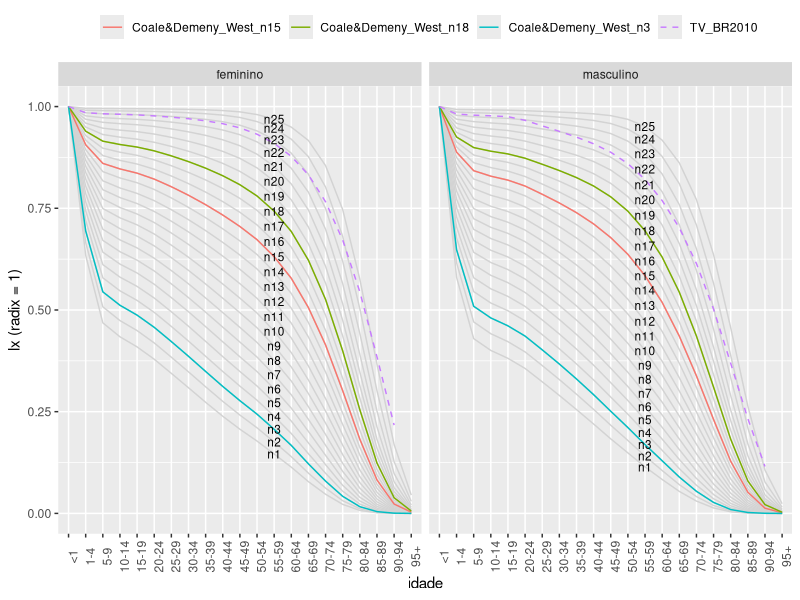

Source code (R):

library(tibble)   # tribble
library(dplyr)    # mutate, transmute, ...
library(tidyr)    # pivot_longer, pivot_wider
library(ggplot2)  # ggplot, geom_line, facet_wrap, ...


## Coale & Demeny West Female Table
lx_west_female <- tribble(
    ~idade, ~n1, ~n2, ~n3, ~n4, ~n5, ~n6, ~n7, ~n8, ~n9, ~n10, ~n11, ~n12, ~n13, ~n14, ~n15, ~n16, ~n17, ~n18, ~n19, ~n20, ~n21, ~n22, ~n23, ~n24, ~n25,
    "0",1,1,1,1,1,1,1,1,1,1,1,1,1,1,1,1,1,1,1,1,1,1,1,1,1,
    "1",0.63444576156,0.66600679776,0.69443807444,0.72026293424,0.74388301408,0.76561315612,0.78570859648,0.80437156132,0.82177757072,0.8380620052,0.8533516382,0.86774307816,0.88120656228,0.893955513242331,0.906058303286453,0.917687051330823,0.928831391467264,0.939480775554604,0.949637305866833,0.959306371080035,0.968828720349441,0.977176716757063,0.984699447041673,0.990942506559241,0.995544922983919,
    "5",0.468360949406297,0.507761947219212,0.544562330219908,0.579062402438027,0.611511703633229,0.642119509240694,0.671068626393251,0.698508256218783,0.724580750831115,0.749393506870836,0.773060282711157,0.795663963517496,0.817475640696605,0.840117139846358,0.860356510155994,0.87953167740773,0.897706326068912,0.91494383554056,0.931322525386227,0.94691550949291,0.961260847454524,0.972590233732232,0.982295013245734,0.989915266002132,0.99522123327378,
    "10",0.434086134078148,0.473962652070875,0.511558519121757,0.54710203554957,0.580787765418741,0.61278233819249,0.643235333795346,0.672269234039261,0.700005784353532,0.726534797048125,0.751957065342626,0.776343749849522,0.799932640276806,0.824559553264191,0.846723366919306,0.867773193525725,0.887768055256039,0.906769502940974,0.924858042426656,0.942110442041313,0.957973845724345,0.97042089133412,0.981028559177848,0.989293197017307,0.994984763660996,
    "15",0.409245662187984,0.449294949615965,0.487320791157807,0.523498755572251,0.557982333716348,0.590905692278219,0.622392639995791,0.652544612426717,0.68146677628026,0.709234663800244,0.735938233765364,0.761638824760697,0.786561232863871,0.812771851844969,0.836334062697354,0.858765221923826,0.880118307845757,0.900450859993073,0.919842444556781,0.938370188549651,0.955340740855171,0.968657905764612,0.979980764141136,0.988766624555165,0.994778407143956,
    "20",0.378961474706503,0.418994567800666,0.45733583991673,0.494097841058544,0.529384207474199,0.563289131265679,0.595904223066087,0.627304323956827,0.657573302220601,0.68676823565288,0.714964768015698,0.742211253951551,0.768699124662184,0.796313343245938,0.821683871062759,0.845913346780291,0.8690429279277,0.891121233711108,0.912223427445547,0.932424612990159,0.951111776947723,0.965787477701379,0.978226260782616,0.987852277532744,0.994402183589486,
    "25",0.344135923214708,0.383861815067095,0.422303484230657,0.45950293441709,0.495506882548276,0.530363055489393,0.564124976166006,0.596835583055085,0.628552716915639,0.659310715046272,0.689167174425977,0.718154031191198,0.746422158974467,0.775384087658935,0.802908877369353,0.829302608956631,0.854588298734276,0.878799903152896,0.902003641343222,0.924269014902087,0.945081250194616,0.961767921456091,0.975723347597056,0.986516675081742,0.993835102562505,
    "30",0.308820314586812,0.347897377461508,0.386134604999317,0.423505627530952,0.460000587831435,0.495619978077574,0.530377766560929,0.564283184549991,0.597365987022796,0.629635700703595,0.66112975718595,0.691861641271477,0.721938270203203,0.752251057949137,0.781972672641169,0.810613636082994,0.838173593081518,0.864666142653801,0.890142935697933,0.914662568308811,0.937815347883545,0.956801020182839,0.97255252875734,0.984770066450748,0.993061604946507,
    "35",0.273118349204317,0.311166729375326,0.348855290359527,0.386093581586091,0.422817074158091,0.458979378861638,0.494554225331794,0.529515867398928,0.563864243272714,0.597582190585357,0.630684924785201,0.66316543838926,0.695083075991721,0.726928974936353,0.758829259793238,0.789753865218342,0.819674599821252,0.848579021108488,0.876497898935813,0.903472407278667,0.929204633445044,0.950626344813428,0.968488398045549,0.982442317167479,0.99197595252982,
    "40",0.23873768430172,0.275347771662087,0.312082571051808,0.348798107684709,0.385382257716483,0.421746374447363,0.457826764287047,0.49356435176013,0.528929865259798,0.56387959094507,0.598406023967439,0.63248100188285,0.666115303316848,0.699487863185733,0.733364151229663,0.766437207932855,0.79864874183004,0.829955621461084,0.86036120785074,0.889881611788212,0.91833300075333,0.942416130651165,0.962808272651399,0.978973349187383,0.990213327591018,
    "45",0.206898367553849,0.241681144211586,0.277043814429416,0.312803942379229,0.348813021179811,0.384948485557851,0.421115308847987,0.457225639265493,0.493224080561606,0.529042744648061,0.564652736746148,0.600005771455395,0.635066022632021,0.669754656730418,0.705214521367833,0.740109806823563,0.774354813984145,0.807875238090143,0.840643416678674,0.872644482076531,0.903749180156887,0.930790130854913,0.954217795537249,0.973261666725348,0.98696205641873,
    "50",0.177770996510456,0.210341507315842,0.243890700586796,0.278214514338105,0.313141384071544,0.348525394193647,0.384248467414194,0.420200656888251,0.456305456287318,0.492475049478626,0.528662070882458,0.564800699421814,0.600812958091367,0.636330976354249,0.672821353605008,0.709037261107005,0.744873399198402,0.780229171365405,0.815047220056304,0.849280052368999,0.882900402167471,0.913176840689445,0.940213777224647,0.963026109572747,0.980350199393539,
    "55",0.145975043824641,0.175597794065015,0.206611289809793,0.238803174432789,0.271988652084164,0.306005575797136,0.340717723594908,0.375996478364183,0.411746114894773,0.447860115537642,0.484272763094892,0.520900539482847,0.557620202526002,0.593763261008133,0.631023399750598,0.668381481798174,0.705717734130169,0.742907629778405,0.779863492504806,0.816501818314151,0.852841185264296,0.887031460062942,0.918658114070802,0.94652757919741,0.969027383852893,
    "60",0.113587240847696,0.139474691526992,0.167115462050598,0.196310673042483,0.226880013498381,0.258659445759381,0.291505971983532,0.325281570858169,0.359878208864438,0.395176520523367,0.431096343848949,0.467539863537481,0.504341343470107,0.540460437680075,0.577881250107058,0.615843086241726,0.654222921982949,0.69288112876393,0.731705118993279,0.770577504149827,0.809678170107436,0.848286064143164,0.885439140209521,0.919810322913534,0.949465461722011,
    "65",0.0779668950959475,0.0988258749827405,0.12174584968427,0.146573318108746,0.173158970655644,0.201358729337912,0.231040406471372,0.262071083022774,0.294341380780409,0.327728393380067,0.362143844319699,0.397481052730832,0.433533956255605,0.46887908988147,0.505673856516076,0.543573356564644,0.582467935616266,0.622216300648943,0.662689813103978,0.703741451001962,0.74563032966533,0.789501509490886,0.833660413827783,0.876755062950665,0.916581243789729,
    "70",0.0470506405024493,0.0621432517146755,0.0793354728864652,0.0985541082048905,0.119714608848269,0.142724633079919,0.167491837732357,0.193915303120532,0.221907635876793,0.251364471883368,0.28220749423423,0.31433858329484,0.347537675221419,0.379938063336694,0.414035279775541,0.449774188635426,0.487089531811575,0.525871178337013,0.566004929397969,0.607342239915421,0.65036872074313,0.698515749989326,0.749394690938427,0.802133932227154,0.854766800392218,
    "75",0.0221684053920912,0.0311600485903683,0.0419434151900285,0.0545444216618808,0.0689669394783251,0.085196697075546,0.103208321838719,0.122960553756289,0.144413915925688,0.167508843647385,0.192199878367497,0.218420674225088,0.245975858796118,0.272783223743456,0.301388590232902,0.332015306618591,0.364673812087322,0.399323627648676,0.435905508980451,0.474312267363316,0.51523427307362,0.564633277869275,0.619660840950161,0.680618097187722,0.746673474236998,
    "80",0.00732598920807079,0.0113047397594389,0.016438314755029,0.0228196054992297,0.0305220105617721,0.0396008683283948,0.050097271003426,0.0620354335935317,0.0754335803696726,0.0902909642659026,0.106609880769587,0.12437368250882,0.143456202172261,0.162104880208973,0.182247286163336,0.204352879720415,0.228511978988516,0.254772938616741,0.283161455778392,0.313654599795329,0.347020258280922,0.390614533517729,0.442011019525173,0.503149650087724,0.575435365019613,
    "85",0.00162413505038006,0.00275829925064598,0.00435877066841908,0.00650982345628856,0.00929140295188504,0.0127776645122825,0.0170368961120424,0.0221292507905158,0.0281104206175014,0.0350253131178657,0.0429175418473304,0.0518188870376692,0.0616938183986113,0.071484665225327,0.0822723261812461,0.0944940839261368,0.108285301543103,0.123762286434681,0.141029461271215,0.160159820500975,0.181831875372298,0.212616671316956,0.251426061315928,0.301515201578838,0.366799330071358,
    "90",0.000172882557401547,0.000333276067243316,0.000588389716506946,0.000969353142553717,0.0015103869730245,0.00224800809512885,0.00322045564317527,0.0044665959231094,0.00602623996365393,0.00793800470162446,0.0102413463953965,0.012973195163718,0.0161469124627983,0.0193811485709826,0.0230552307501405,0.0273949809765546,0.0325028710227069,0.0384829894463554,0.0454424560341903,0.0534819049278467,0.0630135347656203,0.077843429493963,0.098131129138154,0.127004157492453,0.169262465207974,
    "95",0.00000618126399727685,0.0000140502352039618,0.0000286837177554284,0.0000537898376991005,0.0000941706509476873,0.000155780731401453,0.000245767234235537,0.000372425566885522,0.00054525928942431,0.000774753066329158,0.00107258638597441,0.00145118906573501,0.00192015825558574,0.00241987706002726,0.00301343821412668,0.00375364318455215,0.00467428852118326,0.00581396068844411,0.00721667148136136,0.00893016716564189,0.0110863612413817,0.0148024489177717,0.0204368437440494,0.0294998055279815,0.0448479166843185
)

## Coale & Demeny West Male Table
lx_west_male <- tribble(
    ~idade, ~n1, ~n2, ~n3, ~n4, ~n5, ~n6, ~n7, ~n8, ~n9, ~n10, ~n11, ~n12, ~n13, ~n14, ~n15, ~n16, ~n17, ~n18, ~n19, ~n20, ~n21, ~n22, ~n23, ~n24, ~n25,
    "0",1,1,1,1,1,1,1,1,1,1,1,1,1,1,1,1,1,1,1,1,1,1,1,1,1,
    "1",0.58049766038,0.6161452092,0.64826294576,0.67743500634,0.70411607322,0.72865975498,0.75135921514,0.77243970366,0.79209799062,0.81049728764,0.82776256762,0.8440215917,0.859845453367668,0.874883458468235,0.888055778716697,0.900852983627191,0.913237547670869,0.925186968263735,0.936671333005335,0.947683268619837,0.958680750416065,0.9690200418034,0.97839381250045,0.986529910721376,0.992893667171821,
    "5",0.429571292685077,0.470624990071738,0.509067670734534,0.545179123594612,0.579202655761036,0.61134057985521,0.641780120879294,0.670665248839711,0.698136688628905,0.72431658482177,0.749294308986372,0.773180446408687,0.79846268529548,0.821966448627214,0.842369586581117,0.862051884557836,0.881000444579342,0.899228502813804,0.916737187792765,0.93355742637061,0.949387020594024,0.963033176734909,0.975001916632832,0.984926638952758,0.992314914734876,
    "10",0.400538273474059,0.44161734995643,0.480419409366141,0.517153049282893,0.552006775756775,0.585139969780263,0.616706368065491,0.646822618872768,0.675608007007558,0.703167360442375,0.729574923986421,0.754930582233556,0.781926651218862,0.807029453186083,0.828905999059428,0.850083014737147,0.870536735676534,0.890272004685602,0.909281253582517,0.927590105634545,0.944824528036515,0.959710383233357,0.972802502628941,0.983653991905198,0.991711747170695,
    "15",0.381119930695723,0.422077669781735,0.460995969898029,0.49803671337573,0.533351773546335,0.567071365204334,0.59932607593191,0.630213440984409,0.659837479058001,0.688290517606341,0.715635808025789,0.74196521602135,0.770199598361517,0.796328241317667,0.81916929960461,0.841341758605927,0.862813423451031,0.883581954867979,0.903632083058174,0.922983891751058,0.941183430317313,0.956987361249115,0.970938745416583,0.982527870407977,0.991146182784926,
    "20",0.356291587652807,0.396906455340772,0.4357920829474,0.473053116000841,0.508795920285922,0.543114058015967,0.576108634665268,0.607852663334624,0.638430301590797,0.667917454597706,0.696362892846957,0.723847642157769,0.753233104610792,0.780604822825689,0.804641797345199,0.828071826439553,0.850850149998992,0.872962769399412,0.894381576789789,0.915116376665149,0.934712245451122,0.951948630949428,0.96730828721478,0.98018251052991,0.989857277890968,
    "25",0.323386988032438,0.36335264810705,0.402019306812614,0.439417936335889,0.47559531304222,0.510596295780978,0.544482221838719,0.577292668215833,0.60908432343646,0.639910124915603,0.669798448840577,0.698814747089994,0.729694514864653,0.758713697135088,0.784398503511145,0.809566699656655,0.834156138865844,0.858136645662659,0.881462260511741,0.904128460283924,0.92571218597349,0.944961152645446,0.962295201091559,0.976964139357663,0.988104826790113,
    "30",0.289871097593737,0.328919209063225,0.367135960051928,0.404480663490305,0.440940614263513,0.476510981790837,0.51121165340705,0.545046789406796,0.578043419160589,0.610229297619023,0.641610187961581,0.672233875243744,0.7047009328505,0.735488997801149,0.762980318329111,0.790054854208692,0.816632044086531,0.84266483091742,0.86808868117279,0.892884430038556,0.916593718968172,0.937982063216707,0.95738283112269,0.973891293243834,0.986491135076871,
    "35",0.25516465099642,0.292922710195337,0.330361445176884,0.367372155841723,0.403883775987519,0.43984138474979,0.475221975349584,0.509992357911547,0.544147565064482,0.577687702078301,0.61059338564783,0.642892248870261,0.677035526412815,0.709752508114733,0.739190855742855,0.768340012236909,0.797099392776228,0.825403228779513,0.853166066732825,0.880351889685412,0.906372653381546,0.930156088619591,0.951876596274909,0.970452379299924,0.984691111245811,
    "40",0.219613969784273,0.255584376306881,0.291779869509237,0.328032691097482,0.364218603211339,0.400235330090509,0.436017848927025,0.471495510438108,0.506630298902514,0.541393137135844,0.575737703553084,0.609669357488705,0.645471834658983,0.680063466075584,0.711501994449913,0.742828126170152,0.773919547297263,0.80468896331426,0.835025969116088,0.864873236832061,0.893528417179131,0.920146225588005,0.944679687607707,0.965833653606208,0.982186190038691,
    "45",0.183159466220904,0.21669433904766,0.251018627336157,0.285920187731785,0.321231361571296,0.356808892980276,0.392549401396972,0.428346911533906,0.464130938894101,0.499842912275907,0.535408762223699,0.570809985921382,0.60816958806755,0.644541688377723,0.677850560413295,0.711303480293655,0.744757594657304,0.778102592737,0.811198983577237,0.843962056121138,0.875448130527047,0.905510305084794,0.933644650131624,0.958307160908167,0.977760708356498,
    "50",0.148722834858222,0.179178110796341,0.210926225809576,0.24373611575768,0.277416319754254,0.311797863951567,0.346750427653852,0.382141831673347,0.417875662807343,0.453868722596918,0.490023181735641,0.526298749334797,0.56469775386559,0.602150360143969,0.636761264299122,0.671845385522861,0.707248186123106,0.742841635206049,0.77845930604549,0.813987394146804,0.84832694440912,0.882345223331841,0.914959770480875,0.944407731835787,0.968587963005674,
    "55",0.114352855977851,0.140884626233076,0.169151174852423,0.198930210131491,0.230028452685193,0.262268798630735,0.295507451973863,0.32959705892556,0.364423355579641,0.399884669211653,0.435864536731125,0.472303689339182,0.511210979816249,0.54896783954614,0.584238765678483,0.620385322561001,0.657254496710992,0.694710691331774,0.732567777665767,0.770685871718668,0.80777606757692,0.846254937284948,0.884316055812522,0.920070576510739,0.951081648129575,
    "60",0.0833910078477239,0.105356623804179,0.129326461898553,0.155118929429443,0.182567016066973,0.211510173655722,0.24181199195628,0.273328570811397,0.305943122207787,0.339548538842692,0.37402174181284,0.409293025272079,0.447295652795493,0.483981773017671,0.518660293176259,0.554626648579676,0.591749460183057,0.629904171942343,0.668903159153759,0.70859436140952,0.747792340212486,0.790449822689203,0.83423914413253,0.87740042226564,0.917419181979961,
    "65",0.0540445399587125,0.0706562207958936,0.0893591710488994,0.110043547803087,0.132597331470985,0.156902847798622,0.182854051982426,0.210331651753401,0.239234184587963,0.269464652205858,0.300907918238157,0.333494513026633,0.368958066828449,0.403067630212791,0.435773263932977,0.470181397064317,0.506204209300098,0.543749650527108,0.582650908397369,0.622762414180791,0.663117718230272,0.709424572508279,0.75897378025079,0.810441707970049,0.861598861650464,
    "70",0.0302450485065983,0.0413375623988108,0.0543263534696255,0.0691906988802787,0.0858943728309808,0.104385196972204,0.12460999309733,0.146497007093112,0.169981399122108,0.194996339354455,0.221454767426731,0.249303655181849,0.279977971228925,0.309413585394995,0.338102287363646,0.368779881075305,0.401423757338923,0.435999049430036,0.472390802266279,0.510489934495139,0.549713709582074,0.597258534059226,0.650464247201439,0.708899947180792,0.77130579060264,
    "75",0.0133726867705975,0.0194478507225404,0.0269447787049672,0.0359207139888206,0.0464131668141788,0.0584400586220278,0.0720100391492714,0.0871115817597752,0.103730760711036,0.121846347105582,0.141416798708525,0.162420764845814,0.185855829925799,0.208400747849447,0.230800790380465,0.255215444803322,0.281696180010212,0.310280384770286,0.340931723747839,0.373607598575634,0.408146922148746,0.452629658648051,0.504825417236125,0.565678979448192,0.635710733021052,
    "80",0.00389651834603932,0.00627203187831555,0.00944547332445906,0.0135069567984807,0.0185336326738208,0.0245886058940673,0.031725433557097,0.0399821589008003,0.0493905053283778,0.0599736277844476,0.071738267339345,0.0846990747564823,0.0994480593946704,0.113704713030776,0.128211334684739,0.144397982406148,0.162371603783948,0.182230736142426,0.204020665883529,0.227776330368253,0.253653140699957,0.2892388239996,0.333277381602408,0.388093165071281,0.456430336570456,
    "85",0.000773212824231666,0.00137092498112124,0.00224528791551261,0.00345649674584748,0.00506394429271255,0.00712448032502394,0.00969276083429575,0.0128181772537318,0.0165473611455608,0.0209229094818142,0.0259794538092733,0.0317536114838052,0.0385218448864716,0.0451581364872569,0.0521171909263707,0.0601166455255642,0.0692707244726678,0.0796958189489616,0.0914848878191209,0.10472694051097,0.119696582046786,0.141789402346656,0.170922577127521,0.210089879264835,0.26368242068571,
    "90",0.0000723590154315557,0.000145553213773118,0.0002662088332661,0.000451867066748717,0.000722398867834514,0.00109951876319344,0.00160659699460842,0.00226777833360432,0.00310816025836259,0.00415327313381213,0.00542778759247294,0.00695770192205581,0.00883026231938016,0.0107156550277211,0.012772559503725,0.015231198667003,0.0181587751280966,0.0216294700818169,0.0257156796008546,0.0304935705396065,0.0361549312090591,0.0452034028738185,0.0581098441437849,0.0771803770157088,0.106414309087131,
    "95",0.00000225190664918348,0.00000532741631967915,0.0000112410957271001,0.0000216733852024214,0.0000388554719470384,0.0000656097875458697,0.000105394523316254,0.000162278566125876,0.000240980225355301,0.000346841640623338,0.000485693117853551,0.000664077561941559,0.00089610642257287,0.00113992333074812,0.00141999689793955,0.00177226940549012,0.00221414663118222,0.00276645238040612,0.0034523588548578,0.00429844327459112,0.00536285782437546,0.00722875702742187,0.0101680096500026,0.0150620375698094,0.0237291642809883
)

## Tábua de vida masculina do Brasil em 2010
tvbr2010_male <- tribble(
    ~idade, ~populacao, ~obitos, ~mxn, ~x, ~qxn, ~lx, ~dxn, ~Lxn, ~Tx, ~ex,
    "Menos de 1 ano",1378532,25588.2667163595,0.0185619678878398,0,0.01826,100000,1826,98348,7020533,70.21,
    "1 a 4 anos",5638455,4108.84139745182,0.000728717600380215,1,0.00291,98174,286,392012,6922185,70.51,
    "5 a 9 anos",7624144,2569.61227102366,0.000337036167079695,5,0.00168,97889,165,489032,6530174,66.71,
    "10 a 14 anos",8725413,3729.78012260246,0.0004274617284709,10,0.00214,97724,209,488098,6041142,61.82,
    "15 a 19 anos",8558868,15965.1709974369,0.0018653367475041,15,0.00928,97515,905,485314,5553044,56.95,
    "20 a 24 anos",8630229,24378.7493400855,0.0028248090914025,20,0.01403,96610,1355,479663,5067730,52.46,
    "25 a 29 anos",8460995,24047.2189213004,0.00284212659637553,25,0.01411,95255,1344,472915,4588067,48.17,
    "30 a 34 anos",7717658,23575.2546724307,0.00305471616809539,30,0.01516,93911,1423,465996,4115152,43.82,
    "35 a 39 anos",6766664,24179.647446127,0.00357334832143682,35,0.01771,92488,1638,458343,3649155,39.46,
    "40 a 44 anos",6320568,29259.9254379974,0.00462931898493892,40,0.02288,90850,2079,449052,3190812,35.12,
    "45 a 49 anos",5692014,36575.2892105618,0.00642572017752623,45,0.03162,88771,2807,436837,2741761,30.89,
    "50 a 54 anos",4834995,44698.8345359139,0.009244856413691,50,0.04518,85964,3884,420110,2304923,26.81,
    "55 a 59 anos",3902344,50957.5401326354,0.0130581876258565,55,0.06323,82080,5190,397426,1884814,22.96,
    "60 a 64 anos",3041035,55298.8354940522,0.0181842154049697,60,0.08697,76890,6687,367735,1487387,19.34,
    "65 a 69 anos",2224065,59400.3028312914,0.0267079886744728,65,0.12518,70203,8788,329047,1119653,15.95,
    "70 a 74 anos",1667372,67055.8308106221,0.0402164788725144,70,0.18271,61415,11221,279023,790606,12.87,
    "75 a 79 anos",1090517,66656.020859603,0.0611233211949955,75,0.26511,50194,13307,217703,511583,10.19,
    "80 a 84 anos",668623,60517.3834477199,0.0905104721909356,80,0.36905,36887,13613,150403,293880,7.97,
    "85 a 89 anos",310759,41957.8262396213,0.135017252081585,85,0.50472,23274,11747,87003,143477,6.16,
    "90 anos e mais",153740,31380.9199866573,0.204116820519431,90,1,11527,11527,56473,56473,4.9
    )


## Tábua de vida feminina do Brasil em 2010
tvbr2010_female <- tribble(
    ~idade, ~populacao, ~obitos, ~mxn, ~x, ~qxn, ~lx, ~dxn, ~Lxn, ~Tx, ~ex,
    "Menos de 1 ano",1334712,20527.2863359099,0.0153795622845302,0,0.01517,100000,1517,98628,7738217,77.38,
    "1 a 4 anos",5444459,3467.17123487435,0.000636825667136873,1,0.00254,98483,250,393306,7639589,77.57,
    "5 a 9 anos",7345231,1923.65542679923,0.000261891753547196,5,0.00131,98233,129,490842,7246283,73.77,
    "10 a 14 anos",8441348,2444.12197214965,0.000289541667059533,10,0.00145,98104,142,490166,6755441,68.86,
    "15 a 19 anos",8432004,4389.44282621798,0.000520569348190297,15,0.0026,97962,255,489174,6265275,63.96,
    "20 a 24 anos",8614963,5489.0032488777,0.000637147628942539,20,0.00318,97708,311,487761,5776100,59.12,
    "25 a 29 anos",8643419,6856.87407389215,0.000793305759432945,25,0.00396,97397,386,486020,5288339,54.3,
    "30 a 34 anos",8026854,8600.02499146661,0.00107140667956171,30,0.00534,97011,518,483760,4802319,49.5,
    "35 a 39 anos",7121915,10361.8285891158,0.00145492168737141,35,0.00725,96493,699,480716,4318559,44.76,
    "40 a 44 anos",6688796,14424.2520316327,0.00215647958640579,40,0.01072,95794,1027,476399,3837843,40.06,
    "45 a 49 anos",6141338,20408.7777823603,0.00332318100426328,45,0.01648,94766,1562,469927,3361444,35.47,
    "50 a 54 anos",5305407,25911.6663993569,0.00488401104747607,50,0.02413,93205,2249,460401,2891517,31.02,
    "55 a 59 anos",4373877,31287.295322306,0.00715321791680607,55,0.03514,90956,3196,446790,2431116,26.73,
    "60 a 64 anos",3468085,36899.5716470333,0.0106397541141677,60,0.05182,87760,4548,427430,1984327,22.61,
    "65 a 69 anos",2616745,43312.8555243609,0.0165521881285188,65,0.07947,83212,6613,399528,1556896,18.71,
    "70 a 74 anos",2074264,54391.7872669226,0.0262222105127036,70,0.12304,76599,9425,359433,1157368,15.11,
    "75 a 79 anos",1472930,61601.3885018449,0.041822346277043,75,0.18932,67174,12717,304077,797935,11.88,
    "80 a 84 anos",998349,68628.9907929398,0.0687424846350723,80,0.29331,54457,15972,232353,493858,9.07,
    "85 a 89 anos",508724,56774.5452130446,0.111601861152697,85,0.43628,38484,16790,150446,261506,6.8,
    "90 anos e mais",295389,57700.8267792555,0.195338441103953,90,1,21694,21694,111060,111060,5.12
)


## escolha de três níveis de mortalidade aleatoriamente
set.seed(009681)
ns <- paste0( 'n', sort(sample(x = 1:25, size = 3)) ) 

dat <- bind_rows(
    ## Níveis de Mortalidade Coale & Demeny Padrão Oeste
    bind_rows(
        lx_west_female %>% mutate( sexo = 'feminino' ),
        lx_west_male %>% mutate( sexo = 'masculino' )
    ) %>%
    mutate( idade = as.numeric(idade) ) %>%
    select( sexo, idade, n1:n25) %>%
    pivot_longer(
        cols = n1:n25
       ,names_to = 'ref'
       ,values_to = 'lx'
    )
    ## Tábuas de Vida Brasileiras (Censo 2010)
   ,bind_rows(
        tvbr2010_male %>%
        transmute(
            sexo = 'masculino',
            idade = c(0,1,seq(from = 5, to = 90, by = 5)),
            ref = 'TV_BR2010',
            lx = lx / 1e5
        ),
        tvbr2010_female %>%
        transmute(
            sexo = 'feminino',
            idade = c(0,1,seq(from = 5, to = 90, by = 5)),
            ref = 'TV_BR2010',
            lx = lx / 1e5
        )
    ) 
) %>%
    mutate(
        idade = factor(
            as.character(idade),
            levels = c(0,1,seq(from = 5, to = 95, by = 5)),
            labels = c('<1','1-4','5-9','10-14','15-19','20-24','25-29',
                       '30-34','35-39','40-44','45-49','50-54','55-59',
                       '60-64','65-69','70-74','75-79','80-84','85-89',
                       '90-94','95+'
                       )
        )
    )

dat %>% 
    filter( ref != 'TV_BR2010' ) %>%
    ggplot( aes( x = idade, y = lx, group = ref ) ) +
    geom_line( color = 'lightgrey'  ) +
    geom_line( aes( x = idade, y = lx, color = ref), data = dat %>% filter( ref %in% ns ) %>% mutate( ref = paste0('Coale&Demeny_West_',ref))) +
    geom_line( aes( x = idade, y = lx, group = ref, color = ref ), linetype = 'dashed', data = dat %>% filter( ref == 'TV_BR2010' ) ) +
    geom_text( aes( x = idade, y = lx, label = ref ), data = dat %>% filter( idade == '55-59', ref != 'TV_BR2010' ), size = 3 ) + 
    labs(
        x = 'idade',
        y = 'lx (radix = 1)',
        group = '',
        color = ''
    ) +
    theme(legend.position = "top", axis.text.x = element_text(angle = 90)) + 
    facet_wrap( ~sexo ) 


